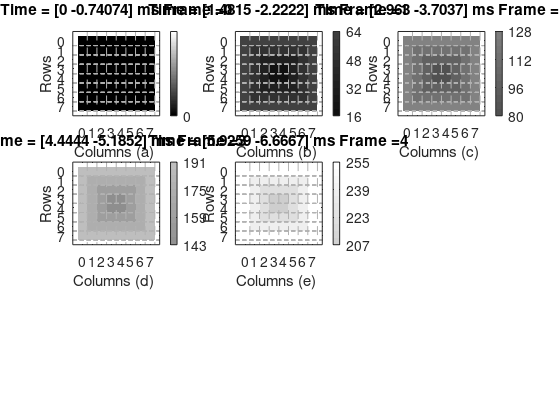
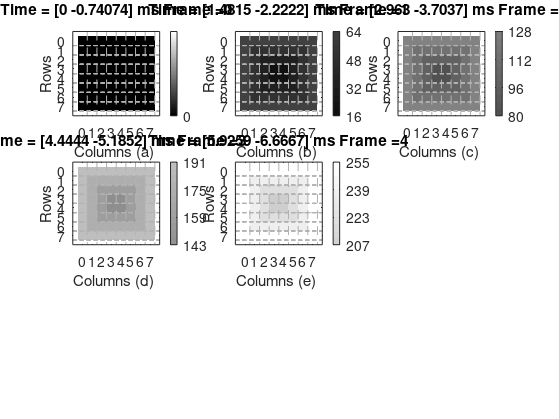

Here is the MATLAB script that generated these plots, in order:
% Esta funci???n proporciona el conjunto de datos necesarios para 
% simular una c???mara ATIS.

tic;

clear all;clc;close all;

curr_path = pwd;

N = 8; 
M = 8;
freq = 150;
frames = 4;
Max_Subplots = 20;
rpm = freq*60;
T_Rst = 200e-6;

PATH_input = '/home/netware/users/jpgironruiz/Desktop/Documents/Cadence_analysis/Inputs/';
%PATH_input = '/sdcard/documents/MSc/Cadence_analysis/Inputs/';
cd(PATH_input);
nameSignal = strcat('illuminationAtis',int2str(N),'X',int2str(M),'_',int2str(freq),'_',int2str(frames));
name_folder = strcat(nameSignal,'/');

%% Creating the directory

[s,mess1,mess2]=mkdir(name_folder);
if (~strcmp(mess1,''))
   
    rmdir(name_folder,'s');
    mkdir(name_folder);
end
PATH_input = strcat(PATH_input,nameSignal,'/');

%% parameters and declarations of variables

Imax= 1e-9;
Imin= 20e-12;
Inot = 1e-12;
T = 1/freq;
samples = 2;
vec_time = linspace(0,T,(frames+1)*samples);
len_t=length(vec_time);
Matrix_Color = zeros(M*N,len_t);
Matrix_Ipd = zeros(M*N,len_t);
Matrix_tmpColor = zeros(M,N);
Matrix_tmpIpd = zeros(M,N);
Matrix_grayscale = zeros(N/2,1);
Color_max = 255;
Color_min = 0;
deltaColor = (Color_max - Color_min)/(N/2*frames);
deltaIpd = (Imax - Imin)/(N/2*frames);
Color = deltaColor;
Ipd = Imin;
struct_limsX = {[]};
struct_limsY = {[]};
cd(PATH_input)

%% colocar los nombres en los ejes de manera correcta

for x=0:N-1
    struct_limsX{x+1} = num2str(x);
end
struct_limsY = struct_limsX;

    
%% Creating the frames    

max_subfig = 16;
ind_subfig = 1;
ind_nameFig = 1;
% Garantizar que siempre se vean un maximo de subplot
% si es hay demasiados frames, entonces se subdividen
% las figuras. Dando un mejor visual.

frames_maxsubfig = ceil((frames+1)/max_subfig);
elements_fig = ceil((frames+1)/frames_maxsubfig);
max_col = ceil(sqrt(elements_fig));
max_rows = max_col;    


h=figure('Visible','off','units','normalized','outerposition',[0 0 1 1]);
for fr=0:frames

    Rini = M/2;Rend = Rini + 1;
    Cini = N/2;Cend = Cini + 1;
    
    if ( fr ~= 0 )
    
        for ind=1:N/2
           Matrix_tmpColor(Rini,[Cini:Cend]) = Color;       
           Matrix_tmpColor([Rini:Rend],Cend) = Color;
           Matrix_tmpColor(Rend,[Cini:Cend]) = Color;
           Matrix_tmpColor([Rini:Rend],Cini) = Color;
           
           Matrix_tmpIpd(Rini,[Cini:Cend]) = Ipd;       
           Matrix_tmpIpd([Rini:Rend],Cend) = Ipd;
           Matrix_tmpIpd(Rend,[Cini:Cend]) = Ipd;
           Matrix_tmpIpd([Rini:Rend],Cini) = Ipd;
           Rini = Rini - 1 ; Rend = Rend + 1;
           Cini = Cini - 1 ; Cend = Cend + 1;
           Matrix_grayscale(ind) = Color;
           Color = Color + deltaColor;
           Ipd = Ipd + deltaIpd;
        end
    else
        
        Matrix_tmpColor(:,:) = 0;
        Matrix_tmpIpd(:,:) = Inot;
        Matrix_grayscale(:) = 0;
        Ipd = Ipd + deltaIpd;
    end
 %% Painting the frame  
    %h = figure('Visible','on');
    
    subplot(max_rows,max_col,ind_subfig)
    
    c_min = uint8(min(Matrix_grayscale));
    c_max = uint8(max(Matrix_grayscale));
    CMAP = uint8(unique(Matrix_grayscale));
   
    imagesc(uint8(Matrix_tmpColor),[0 255])
    colormap(gray)
    if c_min ~= c_max
        colorbar('Ylim',[c_min c_max],'YTick',CMAP);
    else
        colorbar('YTick',CMAP);
    
    end
    %colorbar('YTick',uint8(255*Matrix_grayscale'),'YTickLabels',{'Cold','Cool','Neutral','Warm'})
    set(gca,'XTick',[1:N])
    set(gca,'YTick',[1:M])
    set(gca,'YTickLabel',struct_limsY)
    set(gca,'XTickLabel',struct_limsX)
    grid off;
    xlabel(['Columns',' ','(',char(fr+1+96),') '])
    ylabel('Rows')
    
    lim_inf = (samples)*fr+1;
    lim_sup = lim_inf + (samples-1);
    title(strcat('Time = [ ',num2str(vec_time(lim_inf)*1e3),' - ', ...
        num2str(vec_time(lim_sup)*1e3),'] ms',' Frame = ',num2str(fr)))
    
    % Setting the lines vertical and horizontal at the image
    
    vc_lineX = linspace(0,N+1,200);
    vc_lineY = ones(1,length(vc_lineX))/2;
    
    for x=1:N
       
       for y=1:M
           
           hold on;
           plot(vc_lineX,vc_lineY+y,'--','Color',[0.7 0.7 0.7]);
           
       end
       hold on
       line([x+0.5 x+0.5],[0 M+1],'LineStyle','--','Color',[0.7 0.7 0.7])
    end
   
    if (ind_subfig == elements_fig)
       
       ind_subfig = 1;
       set(gcf,'PaperPositionMode','auto')
       print('-depsc2', ['Input_ATIS',num2str(ind_nameFig),'.eps'])
       print('-dpng', ['Input_ATIS',num2str(ind_nameFig),'.png'])
       close all;
       
       if fr ~= frames
           %para no crear una figura en blanco sin nada
           h=figure('Visible','off','units','normalized','outerposition',[0 0 1 1]);
           ind_nameFig = ind_nameFig + 1;
           cont_plot = 1; % Avisa si es necesario grabar la ultima grafica
       else
           cont_plot = 0;
           
       end
   else
       ind_subfig = ind_subfig + 1;
       
   end
    
    
    %% Colocando los valores de la matriz dentro del vector unidimensional
    % de pixeles
    
    for ind_x=1:M
        
        for ind_y=1:N
                              
            Matrix_Color(ind_y + (ind_x-1)*M,lim_inf:lim_sup) = Matrix_tmpColor(ind_x,ind_y);
            Matrix_Ipd(ind_y + (ind_x-1)*M,lim_inf:lim_sup) = Matrix_tmpIpd(ind_x,ind_y);
        end
    end
    Matrix_tmpColor(:,:) = 0;
    
end


if cont_plot
    set(gcf,'PaperPositionMode','auto')
    print('-depsc2', ['Input_ATIS',num2str(ind_nameFig),'.eps'])
    print('-dpng', ['Input_ATIS',num2str(ind_nameFig),'.png'])
end

%% Interporlation


time_interp = linspace(0,T,200*len_t);

for i=1:N*M
	
	I_pd_interp = interp1(vec_time,Matrix_Ipd(i,:),time_interp,'linear');
	name_file=strcat(nameSignal,'_',num2str(i-1),'.csv');
	dlmwrite(name_file,[time_interp' I_pd_interp'],'delimiter',' ','precision',10,'newline','unix');
	plot(time_interp,I_pd_interp)
    hold on;
end

% Writing the README FILE

fid = fopen('README.txt','wt');
fprintf(fid,' N %d\n M %d\n T %d \n freq %d (Hz) \n Frames %d \n Period_total %d ',N,M,T,freq,frames,T+T_Rst);
fclose(fid);

toc

cd(curr_path);
